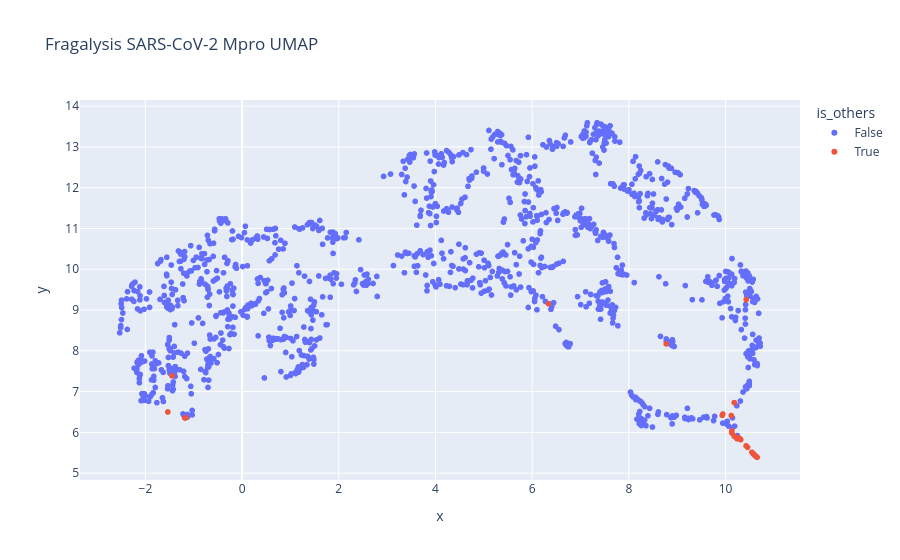

Notebook code for this chart:
### Code cell
plot_df["is_others"] = plot_df["subsites"].apply(lambda x: "others" in str(x))

fig = px.scatter(
    plot_df,
    x="x", y="y",
    color="is_others",
    hover_data=["pdb_id", "subsites", "smiles"],
    title="Fragalysis SARS-CoV-2 Mpro UMAP"
)

fig.show()

### Figure 1 — Plotly figure (JSON) as saved in the notebook; plotly's stock layout.template omitted (floating-point values rounded to 4 significant figures; data arrays with more than 128 entries replaced by an {"elided": "..."} marker saying what was removed)
{"data": [{"customdata": {"elided": "1290x3 str values"}, "hovertemplate": "is_others=False<br>x=%{x}<br>y=%{y}<br>pdb_id=%{customdata[0]}<br>subsites=%{customdata[1]}<br>smiles=%{customdata[2]}<extra></extra>", "legendgroup": "False", "marker": {"color": "#636efa", "symbol": "circle"}, "mode": "markers", "name": "False", "showlegend": true, "type": "scattergl", "x": {"elided": "1290 float values"}, "xaxis": "x", "y": {"elided": "1290 float values"}, "yaxis": "y"}, {"customdata": [["5red-a.pdb_A_A_LIG", "['others']", "c1ccc(SCCN2CCOCC2)cc1"], ["5re6-a.pdb_A_A_LIG", "['others']", "CC(=O)Nc1ccc(Oc2ncccn2)cc1"], ["5rec-a.pdb_A_A_LIG", "['others']", "Oc1ccccc1CNc1nc2ccccc2[nH]1"], ["5rgr-a.pdb_A_A_LIG", "['others']", "CC(C)N(C)c1ncnc2c1cnn2C"], ["5rgr-b.pdb_A_A_LIG", "['others']", "CC(C)N(C)c1ncnc2c1cnn2C"], ["7ghk-a.pdb_A_A_LIG", "['others']", "CNCc1c[nH]c2ccc(F)cc12"], ["5rf0-a.pdb_A_A_LIG", "['others']", "OCC1(c2ccccn2)CCCC1"], ["5rf9-a.pdb_A_A_LIG", "['others']", "C[C@H]1CN(C(=O)Cn2cccn2)CCO1"], ["5rea-a.pdb_A_A_LIG", "['others']", "O=C(c1ccc2c(c1)OCO2)N1CCCCCC1"], ["5rfc-a.pdb_A_A_LIG", "['others']", "COC(=O)Nc1sc(C)nc1-c1ccccc1"], ["5reg-a.pdb_A_A_LIG", "['others']", "NC(=O)c1ccc(NC(=O)[C@@H]2CCCO2)cc1"], ["5rgq-a.pdb_A_A_LIG", "['others']", "Cc1cc(F)ccc1CS(N)(=O)=O"], ["5rf4-a.pdb_A_A_LIG", "['others']", "Oc1ccccn1"], ["5rf5-a.pdb_A_A_LIG", "['others']", "O=S1(=O)CC(O)C1"], ["5re5-a.pdb_A_A_LIG", "['others']", "NC(=O)C1CCN(C(=O)Nc2ccccc2)CC1"], ["7gdt-a.pdb_A_A_LIG", "['others']", "Cc1c([C@@H](C)C(=O)O)ccc2c1[nH]c1ccc(Cl)cc12"], ["5ree-a.pdb_A_A_LIG", "['others']", "C[C@@H]1[C@@H](O)CCCN1Cc1ccccc1"], ["5re7-a.pdb_A_A_LIG", "['others']", "CC(=O)NCc1ccc(S(N)(=O)=O)cc1"], ["5rgs-a.pdb_A_A_LIG", "['others']", "OC[C@H]1CN(Cc2ccccc2)CCO1"], ["5rfb-a.pdb_A_A_LIG", "['others']", "CCNCc1cn(C)nn1"], ["5ref-a.pdb_A_A_LIG", "['others']", "COC(=O)c1cccc(NS(C)(=O)=O)c1"], ["5rgg-a.pdb_A_A_LIG", "['others']", "CN1CCN(C(=O)Nc2ccccc2)CC1"], ["7gij-b.pdb_A_A_LIG", "['others']", "CN(C)C(=O)C[C@@]1(C(=O)Nc2cncc3ccccc23)CCOc2ccc(Cl)cc21"], ["5rh4-a.pdb_A_A_LIG", "['others']", "C[C@@H](C(=O)O)c1ccc2c(c1)[nH]c1ccc(Cl)cc12"], ["5rfd-a.pdb_A_A_LIG", "['others']", "CS(=O)(=O)Cc1nc2ccccc2[nH]1"], ["5rei-a.pdb_A_A_LIG", "['others']", "Clc1cccc(CN2CCOCC2)c1"], ["5rfa-a.pdb_A_A_LIG", "['others']", "Cn1ccc(C(=O)NC[C@@H]2CCCO2)n1"], ["5re8-a.pdb_A_A_LIG", "['others']", "Fc1cccc(CNCc2ccco2)c1"], ["5rgj-a.pdb_A_A_LIG", "['others']", "c1cnc(N2CC[C@]3(CCOC3)C2)cn1"]], "hovertemplate": "is_others=True<br>x=%{x}<br>y=%{y}<br>pdb_id=%{customdata[0]}<br>subsites=%{customdata[1]}<br>smiles=%{customdata[2]}<extra></extra>", "legendgroup": "True", "marker": {"color": "#EF553B", "symbol": "circle"}, "mode": "markers", "name": "True", "showlegend": true, "type": "scattergl", "x": [10.63, -1.536, 10.12, 10.42, 10.59, -1.183, 10.63, 6.336, 10.54, 10.45, 10.18, 10.43, 10.6, 10.64, -1.163, 10.31, 9.943, 10.13, 9.931, 10.28, 8.772, 10.24, -1.451, 10.3, 10.13, 10.65, 10.18, 10.24, 10.13], "xaxis": "x", "y": [5.408, 6.5, 6.413, 5.67, 5.457, 6.353, 5.404, 9.154, 5.512, 5.634, 5.904, 9.255, 5.442, 5.408, 6.36, 5.823, 6.45, 6.036, 6.418, 5.853, 8.17, 5.841, 7.386, 5.841, 5.982, 5.39, 6.729, 5.87, 6.016], "yaxis": "y"}], "layout": {"legend": {"title": {"text": "is_others"}, "tracegroupgap": 0}, "title": {"text": "Fragalysis SARS-CoV-2 Mpro UMAP"}, "xaxis": {"anchor": "y", "domain": [0, 1], "title": {"text": "x"}}, "yaxis": {"anchor": "x", "domain": [0, 1], "title": {"text": "y"}}}}
